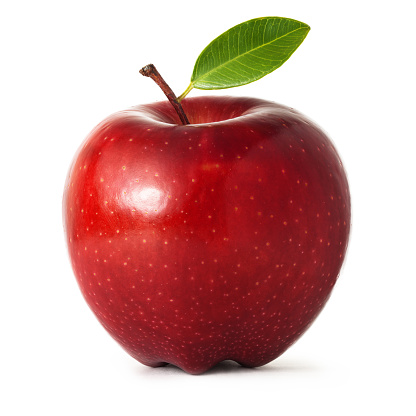
#> input picture pictures/picture2.jpg, 416 x 416 px
$ jupyter execute hw1.ipynb
#> lines starting #> are read from the running program, lines starting #| are printed output that depends on the picture; after the words box and inside, x2 and y2 are one past the last pixel; in counts of white or black regions, pixels touching at a corner belong together
# HW-1

[cell 1]
import numpy as np
import cv2
import matplotlib.pyplot as plt

**1. Сгенерируйте случайный массив в NumPy. Продемонстрируйте на нём различные операции, которые рассматривались на практике
(можно взять и другие, тогда будет требование объяснить операцию)**

[cell 2]
np.random.seed(32)
arr = np.random.randint(-10, 50, 20)
print(arr)

[cell 3]
arr.max()

[cell 4]
arr.min()

[cell 5]
arr.mean()

[cell 6]
arr.argmin()

[cell 7]
arr.argmax()

[cell 8]
arr.reshape(4, 5)

[cell 9]
arr1, arr2 = np.split(arr, 2)
print(arr1.shape)
print(arr2.shape)

[cell 10]
arr2.dot(arr1)

[cell 11]
arr3 = arr.reshape(5, 4)
print(arr3)

[cell 12]
arr3[4][3]

[cell 13]
arr3[:,2].reshape(-1,1)

**2. Возьмите любое изображение из интернета, в котором присутствует хотя бы один объект. Воспользуйтесь функциями из OpenCV для выделения объекта-ов**

[cell 14]
img = cv2.imread("pictures/picture2.jpg")
#> img is the input picture: shape (416, 416, 3); mean B, G, R 167.7, 170.6, 212
print(img)
#> (printed output is left out)

[cell 15]
plt.imshow(img)

[cell 16]
img_c = cv2.cvtColor(img, cv2.COLOR_BGR2RGB)

[cell 17]
plt.imshow(img_c)

[cell 18]
img_c.shape
#> Out = (416, 416, 3)

[cell 19]
img_gr = cv2.cvtColor(img, cv2.COLOR_BGR2GRAY)
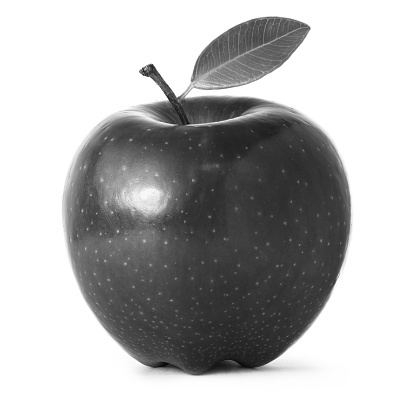
#> img_gr: shape (416, 416); min 4, max 255, mean 182.6
plt.imshow(img_gr, cmap='gray')

[cell 20]
_, thresh = cv2.threshold(img_gr, 120, 255, cv2.THRESH_BINARY_INV)
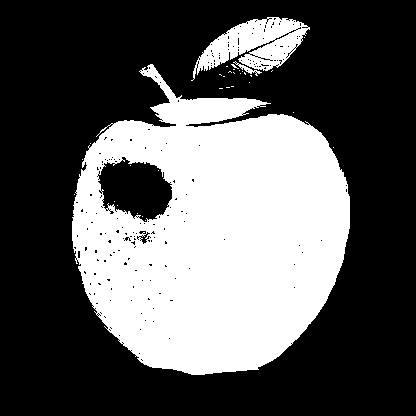
#> thresh: shape (416, 416); 35.6% white; 33 white regions (30 under 20 px)

[cell 21]
contours, _ = cv2.findContours(thresh, cv2.RETR_EXTERNAL, cv2.CHAIN_APPROX_SIMPLE)
#> contours = 26 contours, 23 with area under 20; largest, box (x1, y1, x2, y2) and area: (72, 64, 350, 375) 60862, (191, 17, 310, 81) 3600, (233, 61, 262, 76) 65

[cell 22]
for cnt in contours:
    if cv2.contourArea(cnt) > 500:
        x, y, w, h = cv2.boundingRect(cnt)
        cv2.rectangle(img, (x, y), (x + w, y + h), (0, 255, 0), 5)
#> this loop made 26 passes
#> (x, y, w, h) on passes 23, 26: (72, 64, 278, 311), (191, 17, 119, 64)
#> cnt on passes 1 to 6: [[74, 194]], [[82, 159]], [[333, 147]], [[90, 143]], [[293, 112]], [[219, 88], [222, 88]]
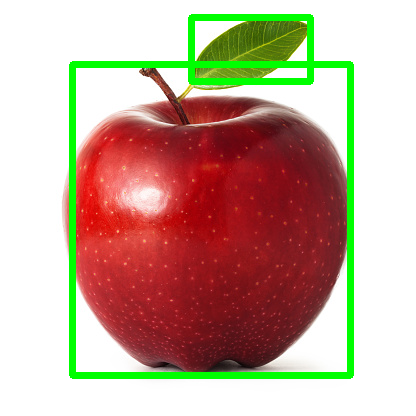
#> img: shape (416, 416, 3); 6.17% of pixels changed, all inside (x1, y1, x2, y2) = (69, 14, 354, 379)

img_rgb = cv2.cvtColor(img, cv2.COLOR_BGR2RGB)

plt.imshow(img_rgb)
plt.axis('off')
plt.show()

**3. Воспроизведите функцию rectangle из OpenCV с нуля. Разрешено использовать только NumPy для разработки из сторонних библиотек (не обязательно, чтобы параметры были те же самые, как в OpenCV, например thickness. Главное, чтобы прямоугольник было видно на изображении). Продемонстрируйте работу вашей функции на тестовом изображении**

[cell 23]
def my_rectangle(image, pt1, pt2, color, thickness=1):
    res = image.copy()

    x1, y1 = int(pt1[0]), int(pt1[1])
    x2, y2 = int(pt2[0]), int(pt2[1])

    h, w = res.shape[:2]

    top_y_end = min(h, y1 + thickness)
    if top_y_end > y1:
        res[y1:top_y_end, x1:x2] = color

    bottom_y_start = max(0, y2 - thickness)
    if bottom_y_start < y2:
        res[bottom_y_start:y2, x1:x2] = color

    left_x_end = min(w, x1 + thickness)
    if left_x_end > x1:
        res[y1:y2, x1:left_x_end] = color

    right_x_start = max(0, x2 - thickness)
    if right_x_start < x2:
        res[y1:y2, right_x_start:x2] = color

    return res

[cell 24]
test_img = np.zeros((500, 500, 3), dtype=np.int16)

img_blue = my_rectangle(test_img, (50, 50), (200, 150), (0, 0, 255), thickness=2)
plt.figure(figsize=(10, 10))
plt.imshow(img_blue)
plt.axis('off')
plt.show()
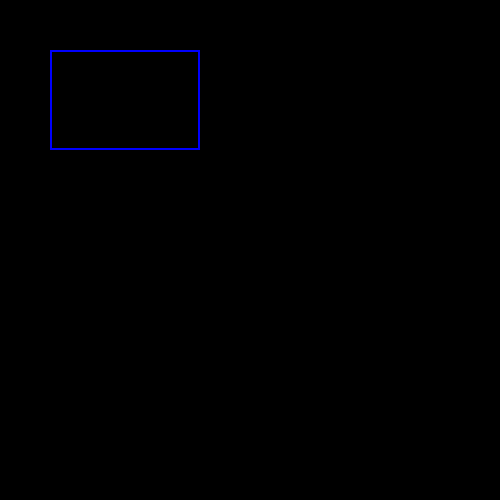
#> shown: shape (500, 500, 3); mean R, G, B 0, 0, 1

[cell 25]
img_green = my_rectangle(img_blue, (250, 50), (450, 200), (0, 255, 0), thickness=5)
plt.figure(figsize=(10, 10))
plt.imshow(img_green)
plt.axis('off')
plt.show()
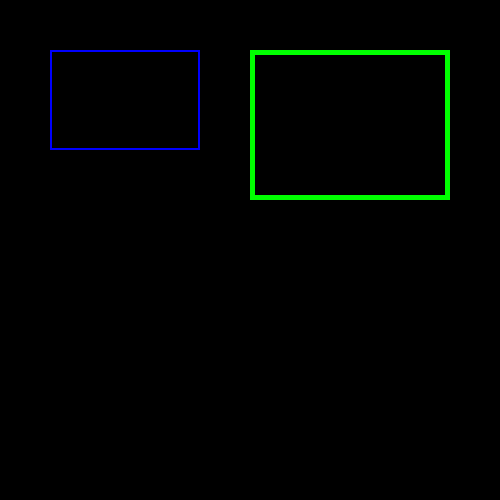
#> shown: shape (500, 500, 3); mean R, G, B 0, 3.5, 1

[cell 26]
img_red = my_rectangle(img_green, (100, 250), (300, 450), (255, 0, 0), thickness=10)
plt.figure(figsize=(10, 10))
plt.imshow(img_red)
plt.axis('off')
plt.show()
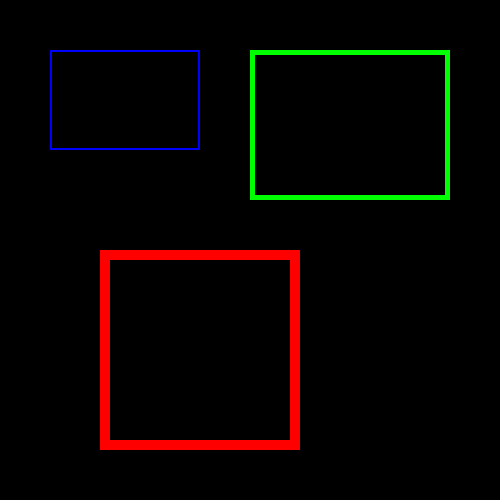
#> shown: shape (500, 500, 3); mean R, G, B 7.8, 3.5, 1

$ run again, with pictures/picture1.jpg copied over pictures/picture2.jpg
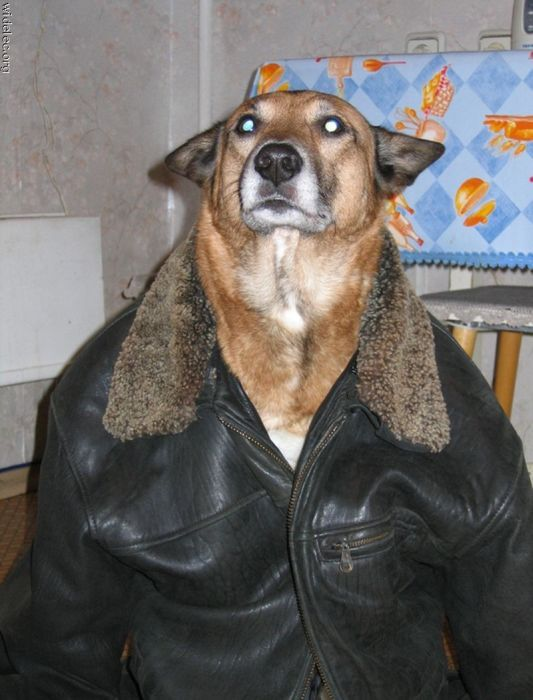
#> input picture pictures/picture1.jpg, 533 x 700 px
#> img is the input picture: shape (700, 533, 3); mean B, G, R 100, 102.8, 106.9
#> (printed output is left out)
#> `_, thresh = cv2.threshold(img_gr, 120, 255, cv2.THRESH_BINARY_INV)`:
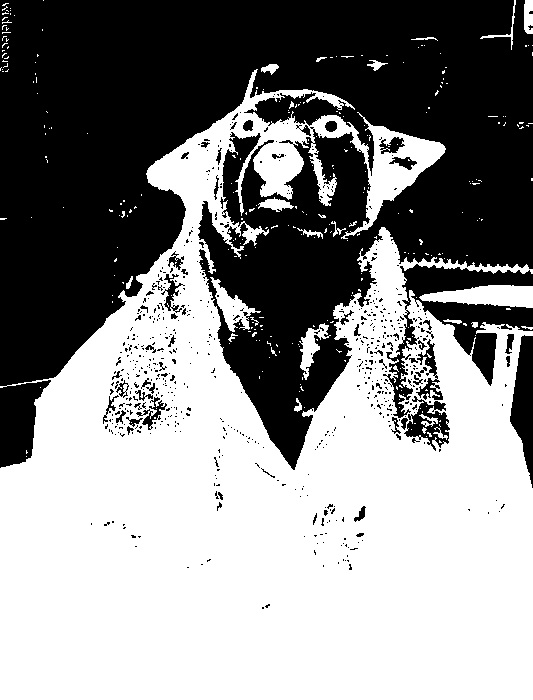
#> thresh: shape (700, 533); 54.7% white; 633 black regions (578 under 20 px)
#> contours = 244 contours, 229 with area under 20; largest, box (x1, y1, x2, y2) and area: (0, 69, 533, 700) 203632, (419, 285, 533, 308) 1652, (210, 277, 261, 332) 836, (299, 323, 331, 380) 566, (258, 197, 294, 212) 228
#> the loop `for cnt in contours:` made 244 passes
#> (x, y, w, h) on passes 38, 54, 57, 194: (299, 323, 32, 57), (419, 285, 114, 23), (210, 277, 51, 55), (0, 69, 533, 631)
#> after the loop `for cnt in contours:`:
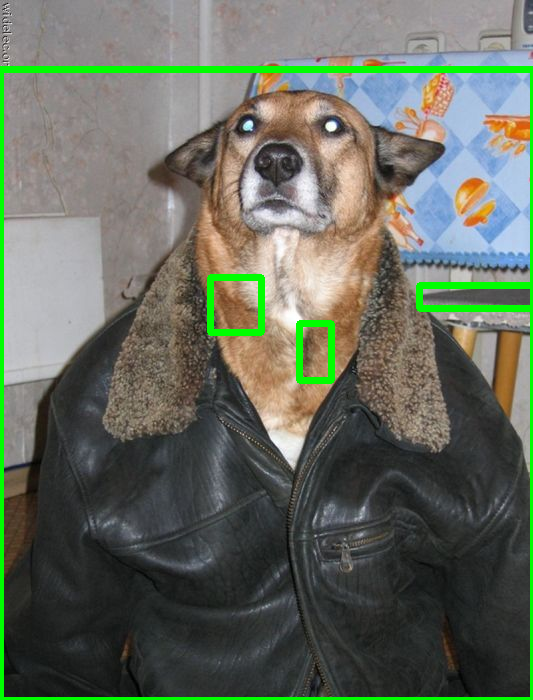
#> img: shape (700, 533, 3); 3.78% of pixels changed, all inside (x1, y1, x2, y2) = (0, 66, 533, 700)

$ run again, with pictures/picture3.jpg copied over pictures/picture2.jpg
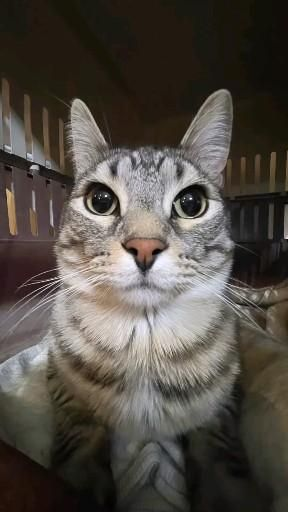
#> input picture pictures/picture3.jpg, 288 x 512 px
#> img is the input picture: shape (512, 288, 3); mean B, G, R 69.3, 76.2, 82
#> (printed output is left out)
#> `_, thresh = cv2.threshold(img_gr, 120, 255, cv2.THRESH_BINARY_INV)`:
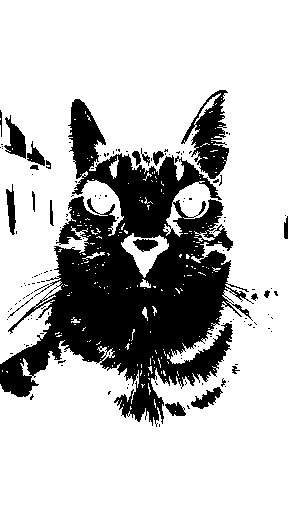
#> thresh: shape (512, 288); 74.6% white; 141 black regions (119 under 20 px)
#> contours = 193 contours, 186 with area under 20; largest, box (x1, y1, x2, y2) and area: (0, 0, 288, 512) 110408, (121, 233, 169, 278) 994, (109, 156, 119, 179) 80, (140, 279, 151, 288) 40, (194, 231, 215, 242) 34, (82, 252, 105, 260) 32, (142, 307, 148, 321) 27
#> the loop `for cnt in contours:` made 193 passes
#> (x, y, w, h) on passes 137, 193: (121, 233, 48, 45), (0, 0, 288, 512)
#> after the loop `for cnt in contours:`:
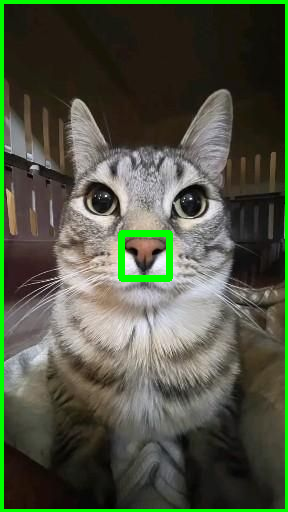
#> img: shape (512, 288, 3); 4.63% of pixels changed, all inside (x1, y1, x2, y2) = (0, 0, 288, 512)
